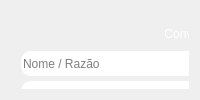
        <widget class="QWidget" name="Tbox_CadastroPage3">
         <layout class="QHBoxLayout" name="horizontalLayout_5">
          <item>
           <widget class="QFrame" name="frame_18">
            <property name="sizePolicy">
             <sizepolicy hsizetype="Expanding" vsizetype="Preferred">
              <horstretch>0</horstretch>
              <verstretch>0</verstretch>
             </sizepolicy>
            </property>
            <property name="maximumSize">
             <size>
              <width>415</width>
              <height>532</height>
             </size>
            </property>
            <property name="styleSheet">
             <string notr="true">QLineEdit{
background-color: rgb(255, 255, 255);
font: 8pt &quot;Lucida Calligraphy&quot;;
placeHolder-text-align: Center;
border-radius:10px;
}

QFrame{
border-radius:10px;
background-image: url(:/Backgrounds/Icons/Backgrounds/Sorriso.jpg);
}</string>
            </property>
            <property name="frameShape">
             <enum>QFrame::StyledPanel</enum>
            </property>
            <property name="frameShadow">
             <enum>QFrame::Raised</enum>
            </property>
            <widget class="QFrame" name="frame_7">
             <property name="geometry">
              <rect>
               <x>0</x>
               <y>492</y>
               <width>415</width>
               <height>40</height>
              </rect>
             </property>
             <property name="maximumSize">
              <size>
               <width>415</width>
               <height>16777215</height>
              </size>
             </property>
             <property name="styleSheet">
              <string notr="true">border-radius:10px;</string>
             </property>
             <property name="frameShape">
              <enum>QFrame::StyledPanel</enum>
             </property>
             <property name="frameShadow">
              <enum>QFrame::Raised</enum>
             </property>
             <layout class="QHBoxLayout" name="horizontalLayout_60">
              <property name="spacing">
               <number>0</number>
              </property>
              <property name="leftMargin">
               <number>0</number>
              </property>
              <property name="topMargin">
               <number>0</number>
              </property>
              <property name="rightMargin">
               <number>0</number>
              </property>
              <property name="bottomMargin">
               <number>0</number>
              </property>
              <item>
               <widget class="QPushButton" name="BT_Descartar_D_P_3">
                <property name="minimumSize">
                 <size>
                  <width>0</width>
                  <height>20</height>
                 </size>
                </property>
                <property name="maximumSize">
                 <size>
                  <width>125</width>
                  <height>16777215</height>
                 </size>
                </property>
                <property name="font">
                 <font>
                  <family>Lucida Calligraphy</family>
                  <pointsize>9</pointsize>
                  <italic>false</italic>
                  <bold>false</bold>
                 </font>
                </property>
                <property name="cursor">
                 <cursorShape>PointingHandCursor</cursorShape>
                </property>
                <property name="styleSheet">
                 <string notr="true">QPushButton{
color: rgb(0, 85, 255);
font: 9pt &quot;Lucida Calligraphy&quot;;
}

QPushButton:hover{
background-image: url(:/Backgrounds/Icons/Backgrounds/Red.jpg);
color:rgb(255,255,255);
border:15px;
}</string>
                </property>
                <property name="text">
                 <string>Descartar</string>
                </property>
               </widget>
              </item>
              <item>
               <widget class="QPushButton" name="BT_Alterar_D_P_3">
                <property name="minimumSize">
                 <size>
                  <width>0</width>
                  <height>20</height>
                 </size>
                </property>
                <property name="maximumSize">
                 <size>
                  <width>125</width>
                  <height>16777215</height>
                 </size>
                </property>
                <property name="font">
                 <font>
                  <family>Lucida Calligraphy</family>
                  <pointsize>9</pointsize>
                  <italic>false</italic>
                  <bold>false</bold>
                 </font>
                </property>
                <property name="cursor">
                 <cursorShape>PointingHandCursor</cursorShape>
                </property>
                <property name="styleSheet">
                 <string notr="true">QPushButton{
color: rgb(0, 85, 255);
font: 9pt &quot;Lucida Calligraphy&quot;;
}

QPushButton:hover{
background-image: url(:/Backgrounds/Icons/Backgrounds/Yellow.jpg);
color:rgb(255,255,255);
border:10px;
}</string>
                </property>
                <property name="text">
                 <string>Alterar</string>
                </property>
               </widget>
              </item>
              <item>
               <widget class="QPushButton" name="BT_Salvar_D_P_3">
                <property name="minimumSize">
                 <size>
                  <width>0</width>
                  <height>20</height>
                 </size>
                </property>
                <property name="maximumSize">
                 <size>
                  <width>125</width>
                  <height>16777215</height>
                 </size>
                </property>
                <property name="font">
                 <font>
                  <family>Lucida Calligraphy</family>
                  <pointsize>9</pointsize>
                  <italic>false</italic>
                  <bold>false</bold>
                 </font>
                </property>
                <property name="cursor">
                 <cursorShape>PointingHandCursor</cursorShape>
                </property>
                <property name="styleSheet">
                 <string notr="true">QPushButton{
color: rgb(0, 85, 255);
font: 9pt &quot;Lucida Calligraphy&quot;;
}

QPushButton:hover{
background-image: url(:/Backgrounds/Icons/Backgrounds/Green.jpg);
color:rgb(255,255,255);
border3px;
}</string>
                </property>
                <property name="text">
                 <string>Salvar</string>
                </property>
               </widget>
              </item>
             </layout>
            </widget>
            <widget class="QWidget" name="widget_6" native="true">
             <property name="geometry">
              <rect>
               <x>5</x>
               <y>5</y>
               <width>405</width>
               <height>482</height>
              </rect>
             </property>
             <property name="styleSheet">
              <string notr="true">border-radius:10px;</string>
             </property>
             <widget class="QLabel" name="label_25">
              <property name="geometry">
               <rect>
                <x>5</x>
                <y>5</y>
                <width>395</width>
                <height>25</height>
               </rect>
              </property>
              <property name="styleSheet">
               <string notr="true">border-color: rgb(255, 255, 255);
color: rgb(255, 255, 255);
font: 10pt &quot;Lucida Calligraphy&quot;;
</string>
              </property>
              <property name="text">
               <string>Convênio associado</string>
              </property>
              <property name="alignment">
               <set>Qt::AlignCenter</set>
              </property>
             </widget>
             <widget class="QLineEdit" name="TXT_Nome_Razao">
              <property name="geometry">
               <rect>
                <x>5</x>
                <y>35</y>
                <width>395</width>
                <height>25</height>
               </rect>
              </property>
              <property name="styleSheet">
               <string notr="true">font: 8pt &quot;Verdana&quot;;</string>
              </property>
              <property name="placeholderText">
               <string>Nome / Razão</string>
              </property>
             </widget>
             <widget class="QLineEdit" name="TXT_CNPJ_CPF">
              <property name="geometry">
               <rect>
                <x>207</x>
                <y>95</y>
                <width>192</width>
                <height>25</height>
               </rect>
              </property>
              <property name="styleSheet">
               <string notr="true">font: 8pt &quot;Verdana&quot;;</string>
              </property>
              <property name="placeholderText">
               <string>CPF / CNPJ</string>
              </property>
             </widget>
             <widget class="QLineEdit" name="TXT_Nome_Razao_2">
              <property name="geometry">
               <rect>
                <x>5</x>
                <y>95</y>
                <width>192</width>
                <height>25</height>
               </rect>
              </property>
              <property name="styleSheet">
               <string notr="true">font: 8pt &quot;Verdana&quot;;</string>
              </property>
              <property name="placeholderText">
               <string>Plano</string>
              </property>
             </widget>
             <widget class="QLineEdit" name="TXT_Instituicao">
              <property name="geometry">
               <rect>
                <x>5</x>
                <y>65</y>
                <width>395</width>
                <height>25</height>
               </rect>
              </property>
              <property name="styleSheet">
               <string notr="true">font: 8pt &quot;Verdana&quot;;</string>
              </property>
              <property name="placeholderText">
               <string>Instituição</string>
              </property>
             </widget>
            </widget>
           </widget>
          </item>
         </layout>
        </widget>
